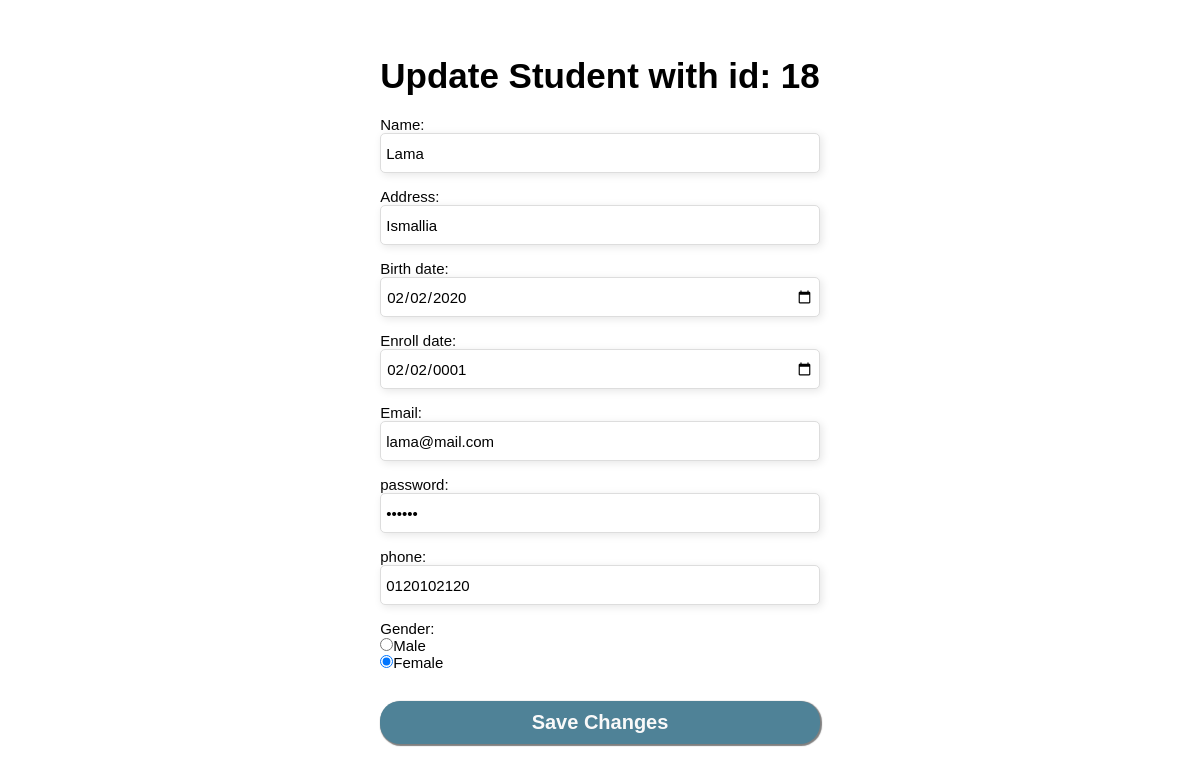
Screenshot of /profile_page/admins/edit.php?id=18 with the database file from the repository.
### tables this page shows
CREATE TABLE `students` (
  `id` int(11) NOT NULL,
  `name` varchar(250) NOT NULL,
  `phone` varchar(100) NOT NULL,
  `image_path` varchar(250) NOT NULL,
  `enroll_date` date NOT NULL,
  `birth_date` date NOT NULL,
  `gender` varchar(250) NOT NULL,
  `address` varchar(250) NOT NULL,
  `email` varchar(250) NOT NULL,
  `password` varchar(250) NOT NULL,
  `is_active` tinyint(1) NOT NULL
);

### profile_page/admins/edit.php (the view, shortened to what this page needs)
<?php
    $conn = mysqli_connect('localhost', 'root', '', 'web_skills') or die("Connection Failed:" . mysqli_connect_errno());
    if (isset($_GET['id'])) {
        $sql = "SELECT * FROM students WHERE id = " . $_GET['id'];
        $result = mysqli_query($conn, $sql);
        $row = mysqli_fetch_assoc($result);
        $name = $row['name'];
        $phone = $row['phone'];
        $enroll_date = $row['enroll_date'];
        $birth_date = $row['birth_date'];
        $gender = $row['gender'];
        $address = $row['address'];
        $email = $row['email'];
        $password = $row['password'];
    }
?>
<link rel="stylesheet" href="assets/css/styleupdate.css">
<div class="big-container">
    <form action="<?php echo $_SERVER['PHP_SELF']; ?>?id=<?= $_GET['id'] ?>" method="POST">
        <div class="add-student-container">
        <h2>Update Student with id: <?php echo $_GET['id']; ?></h2>
        <div class="column-flex">
            <label>Name: </label>
            <input class="add-student-input-field" value="<?= $name ?>" required type="text" name="name">
        </div>
        <div class="column-flex">
            <label>Address: </label>
            <input class="add-student-input-field" value="<?= $address ?>" required type="text" name="address">
        </div>
        <div class="column-flex">
            <label>Birth date: </label>
            <input class="add-student-input-field" value="<?= $birth_date ?>" required type="date" name="birthdate">
        </div>
        <div class="column-flex">
            <label>Enroll date: </label>
            <input class="add-student-input-field" value="<?= $enroll_date ?>" required type="date" name="enrolldate">
        </div>
        <div class="column-flex">
            <label>Email: </label>
            <input class="add-student-input-field" value="<?= $email ?>" required type="email" name="email">
        </div>
        <div class="column-flex">
            <label>password: </label>
            <input class="add-student-input-field" value="<?= $password ?>" required type="password" name="password">
        </div>
        <div class="column-flex">
            <label>phone: </label>
            <input class="add-student-input-field" value="<?= $phone ?>" required type="text" name="phone">
        </div>
        <p style="display: inline;">Gender: </p>
        <div class="column-flex">
            <label><input required type="radio" <?= $gender == "Male" ? "checked" : "" ?> name="gender" value="Male">Male</label>
            <label><input required type="radio" <?= $gender == "Male" ? "" : "checked" ?> name="gender" value="Female">Female</label>
        </div>
        <input class="btn btn-dark update-student-btn" required type="submit" name="submit" value="Save Changes" onclick="return mess();">
    </div>
</form>
</div>

### profile_page/admins/assets/css/styleupdate.css (style rules this page uses)
* { margin: 0; padding: 0; box-sizing: border-box; font-family: 'Poppins', sans-serif; font-size: 15px; }
h2 { font-size: 35px; font-weight: 600; margin-bottom: 20px; }
.big-container { width: 100%; height: 100%; display: flex; justify-content: center; align-items: center; }
.column-flex { display: flex; flex-direction: column; }
.add-student-input-field { width: 100%; height: 40px; padding-left: 5px; padding-right: 5px; border: 1px solid #ddd; border-radius: 5px; display: inline-block; box-shadow: 2px 2px 8px rgb(230, 230, 230); margin-bottom: 15px; }
.update-student-btn { width: 100%; margin-top: 30px; }
.btn { margin-left: auto; margin-right: auto; padding: 10px; border: none; border-radius: 20px; box-shadow: 1px 1px 1px 1px rgba(0, 0, 0, 0.5); font-size: 20px; font-weight: bold; cursor: pointer; }
.btn-dark { background-color: var(--main); color: #F9F9F9; }

### rows the page displays
students: name "Lama", address "Ismallia", birthdate "02/02/2020", enrolldate "02/02/0001", email "lama@mail.com", phone "0120102120", gender "☐ Male", gender "☑ Female"

### other values shown
$_GET['id'] "18"
